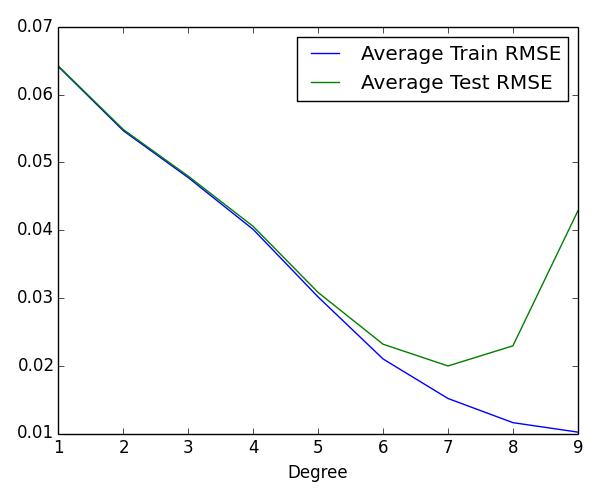

Here is the Python script that generated this plot:
# working==================================================
from sklearn.metrics import mean_squared_error
import scipy as sp
import numpy as np
from sklearn.model_selection import KFold
from sklearn import linear_model
from sklearn.preprocessing import PolynomialFeatures

import pandas as pd
import matplotlib.pyplot as plt


data = pd.read_csv('/Volumes/DATA/Documents/Term 10/219 Project4/network_backup_dataset.csv')
data.columns = ['week', 'day_of_week', 'start_time', 'work_flow', 'file_name', 'size', 'time']

data['day_of_week'] = data['day_of_week'].replace(
    ['Monday', 'Tuesday', 'Wednesday', 'Thursday', 'Friday', 'Saturday', 'Sunday'],
    [1, 2, 3, 4, 5, 6, 7])

data['work_flow'] = data['work_flow'].replace(
    ['work_flow_0', 'work_flow_1', 'work_flow_2', 'work_flow_3', 'work_flow_4'],
    [0, 1, 2, 3, 4])

for i in range(0, 32):
    data['file_name'] = data['file_name'].replace('File_' + str(i), i)

data.drop('time', 1, inplace=True)

# =================================================================
work_flows = pd.unique(data['work_flow'])
poly_degrees = np.arange(1,10)

# define a cross-validation iterator
kf = KFold(n_splits=10)

algo = linear_model.LinearRegression()
all_predicted = np.zeros(data.shape[0])
all_Result = data['size']

train_RMSE_degrees = list()
test_RMSE_degrees = list()

for degree in poly_degrees:
    all_work_flow_train_RMSE = list()
    all_work_flow_test_RMSE = list()
    print 'degree = ',degree
    poly = PolynomialFeatures(degree)
    for work_flow in work_flows:
        data_this_work_flow = data.loc[data['work_flow']  == work_flow]

        Feature = data_this_work_flow[['week', 'day_of_week', 'start_time', 'work_flow', 'file_name']]
        Result = data_this_work_flow['size']

        this_RMSE = list()
        that_RMSE = list()

        for trainset, testset in kf.split(data_this_work_flow):
            real_trainset = data_this_work_flow.iloc[trainset.tolist()]  # from index to dataframe type
            real_testset = data_this_work_flow.iloc[testset.tolist()]
            train_FeatureSet = real_trainset[['week', 'day_of_week', 'start_time', 'work_flow', 'file_name']]
            poly_train_FeatureSet = poly.fit_transform(train_FeatureSet)
            train_ResultSet = real_trainset['size']

            test_FeatureSet = real_testset[['week', 'day_of_week', 'start_time', 'work_flow', 'file_name']]
            poly_test_FeatureSet = poly.fit_transform(test_FeatureSet)
            test_ResultSet = real_testset['size']

            algo.fit(poly_train_FeatureSet, train_ResultSet)

            prediction_test = algo.predict(poly_test_FeatureSet)
            prediction_train = algo.predict(poly_train_FeatureSet)

            for idx, val in enumerate(prediction_test):
                all_predicted[real_testset.index[idx]] = val

            this_RMSE.append(mean_squared_error(prediction_test, test_ResultSet))
            that_RMSE.append(mean_squared_error(prediction_train, train_ResultSet))

        test_RMSE = sp.sqrt(np.mean(this_RMSE))
        train_RMSE = sp.sqrt(np.mean(that_RMSE))
        all_work_flow_test_RMSE.append(test_RMSE)
        all_work_flow_train_RMSE.append(train_RMSE)
        print 'work flow',work_flow,':'
        print 'test_RMSE',test_RMSE
        print 'train_RMSE', train_RMSE

    train_RMSE_degrees.append(np.mean(all_work_flow_train_RMSE))
    test_RMSE_degrees.append(np.mean(all_work_flow_test_RMSE))
    print 'all work flow average train RMSE', np.mean(all_work_flow_train_RMSE)
    print 'all work flow average test RMSE', np.mean(all_work_flow_test_RMSE)

plt.figure(figsize=[6,5]).set_tight_layout(True)
plt.plot(poly_degrees, train_RMSE_degrees, label='Average Train RMSE')
plt.plot(poly_degrees, test_RMSE_degrees, label='Average Test RMSE')
plt.xlabel('Degree')
plt.legend(loc="upper right")
